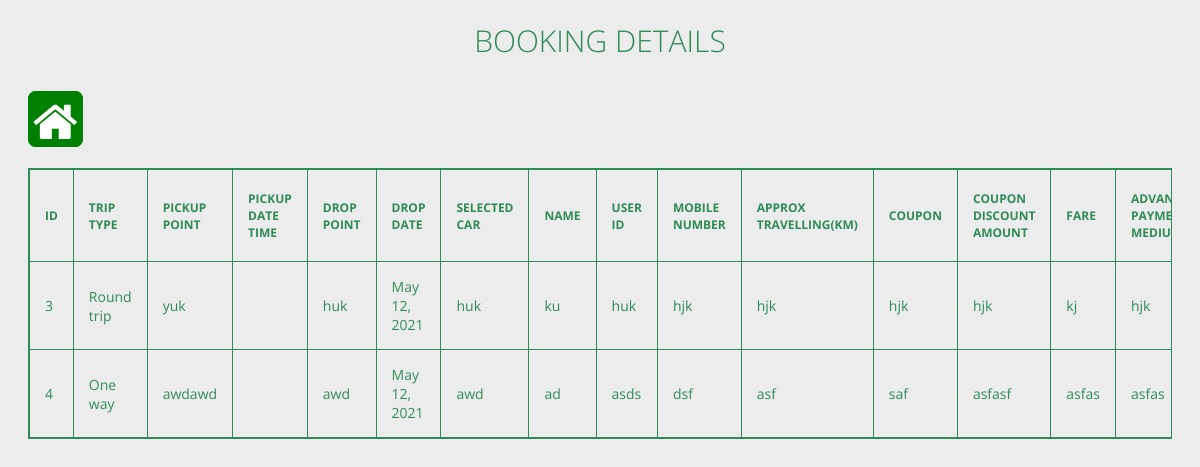
/bookingdetails (signed in), run on the app's committed database.
### app/models.py (models this page shows, shortened)
class BookingDetails(models.Model):
    booking_id = models.AutoField(primary_key=True)
    choice=(('Round trip','Round trip'),('One way','One way'),('Local','Local'))
    trip_type=models.CharField(max_length=50, choices=choice, default='', null=True)
    pickup_point=models.CharField(max_length=150)
    Pickup_date_time=models.DateTimeField()
    drop_point=models.CharField(max_length=150)
    drop_date=models.DateField()
    selected_car=models.CharField(max_length=150)
    name = models.CharField(max_length=100)
    user_id = models.CharField(max_length=100)
    mobile_no=models.CharField(max_length=25)
    approx_km_travelling=models.CharField(max_length=50)
    coupon=models.CharField(max_length=150)
    coupon_discount_amount =models.CharField(max_length=50)
    fare=models.CharField(max_length=50)
    advance_payment_medium=models.CharField(max_length=50)
    cash_drop_point=models.CharField(max_length=150,null=True,blank=True)
    transaction_no=models.CharField(max_length=100,null=True,blank=True)
    assign_driver=models.ForeignKey(Driver, on_delete=models.CASCADE, limit_choices_to={'status':'ACTIVE'}, null=True,blank=True)

### app/decorators.py (the view)
	def wrapper_function(request, *args, **kwargs):
		group = None
		if request.user.groups.exists():
			group = request.user.groups.all()[0].name
		if group == 'staff':
			return redirect('home')
		if group == 'manager':
			return view_func(request, *args, **kwargs)
		if group==None:
			return HttpResponse('You are not authorized to view this page')

### app/views.py (called while the page is built)
@login_required
@manager_only
def bookingdetails(request):
    bookingdetailss=BookingDetails.objects.all()
    return render(request,'app/bookingdetails.html' , {'bookingdetailss':bookingdetailss})

### app/templates/app/bookingdetails.html (shortened to what this page needs)
{% load static %}
<html lang="en">
<head>
    <link rel="stylesheet" href="{% static 'css/driver.css' %}">
    <link rel="stylesheet" href="{% static 'css/search.css' %}">
    <link rel="stylesheet" href="https://maxcdn.bootstrapcdn.com/font-awesome/4.4.0/css/font-awesome.min.css">
</head>
<body>
    <section>
        <h1>Booking Details</h1><br>
        <a href="/" class="homebtn"><i class="fa fa-home fa-3x fa-inverse" aria-hidden="true" id="ic"></i></a>
        <br><br>
        <div class="tbl-content">
          <table cellpadding="0" cellspacing="0" border="1">
            <div class="tbl-header">
                <thead>
                    <tr>
                      <th>Id</th>
                      <th>trip type</th>
                      <th>pickup point</th>
                      <th>pickup date time</th>
                      <th>drop point</th>
                      <th>Drop date</th>
                      <th>selected car</th>
                      <th>name</th>
                      <th>user id</th>
                      <th>Mobile number</th>
                      <th>approx travelling(km)</th>
                      <th>coupon</th>
                      <th>coupon discount amount</th>
                      <th>fare</th>
                      <th>advance payment medium</th>
                    </tr>
                  </thead>
                </div>
            <tbody>
              {% for i in bookingdetailss %}
            <tr>
              <td>{{ i.booking_id }}</td>
              <td>{{ i.trip_type }}</td>
              <td>{{ i.pickup_point }}</td>
              <td>{{ i.pickup_date_time}}</td>
              <td>{{ i.drop_point }}</td>
              <td>{{ i.drop_date }}</td>
              <td>{{ i.selected_car }}</td>
              <td>{{ i.name }}</td>
              <td>{{ i.user_id }}</td>
              <td>{{ i.mobile_no }}</td>
              <td>{{ i.approx_km_travelling }}</td>
              <td>{{ i.coupon }}</td>
              <td>{{ i.coupon_discount_amount }}</td>
              <td>{{ i.fare }}</td>
              <td>{{ i.advance_payment_medium }}</td>
            </tr>
              {% endfor %}
            </tbody>
          </table>
        </div>
      </section>
</body>
</html>

### static/css/driver.css (style rules this page uses)
h1 { font-size: 30px; color: #2E8B57; text-transform: uppercase; font-weight: 300; text-align: center; margin-bottom: 15px; }
table { border-color: #2E8B57; border-style: solid; width:100%; overflow-x: auto; border-collapse: collapse; }
thead { border: 1px solid #2E8B57; }
.tbl-header { background-color: rgba(255,255,255,0.3); }
.tbl-content { height:auto; overflow-x:auto; margin-top: 0px; border: 1px solid #2E8B57; }
th { padding: 20px 15px; text-align: left; font-weight: bolder; font-size: 12px; color: #2E8B57; text-transform: uppercase; }
td { padding: 15px; text-align: left; vertical-align:middle; font-weight: normal; font-size: 14px; color: #2E8B57; border-bottom: solid 1px #2E8B57; }
body { background: -webkit-linear-gradient(left, #ececec, #ececec); background: linear-gradient(to right, #ececec, #ececec); font-family: 'Roboto', sans-serif; }
section { margin: 20px; }

### static/css/search.css (style rules this page uses)
body { font-family: 'Open Sans', sans-serif; }
.homebtn { padding-top: 28px; padding-left: 2px; padding-right: 2px; border: 3px solid green; background-color: green; border-radius: 8px; }

### data on the page
BookingDetails: booking_id "3", trip_type "Round trip", pickup_point "yuk", drop_point "huk", drop_date "May 12, 2021", selected_car "huk", name "ku", user_id "huk", mobile_no "hjk", approx_km_travelling "hjk", coupon "hjk", coupon_discount_amount "hjk", fare "kj", advance_payment_medium "hjk"
BookingDetails: booking_id "4", trip_type "One way", pickup_point "awdawd", drop_point "awd", drop_date "May 12, 2021", selected_car "awd", name "ad", user_id "asds", mobile_no "dsf", approx_km_travelling "asf", coupon "saf", coupon_discount_amount "asfasf", fare "asfas", advance_payment_medium "asfas"
